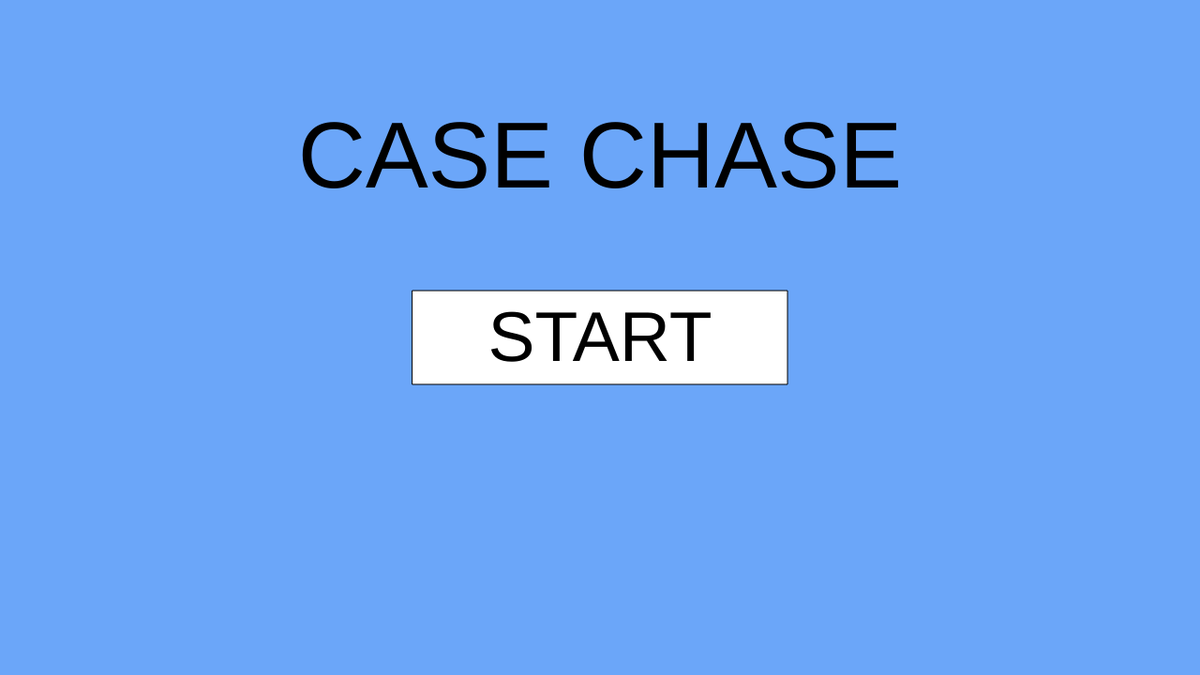
Frame 1 (no input)
Frame 60 (no input): identical to frame 1, image omitted
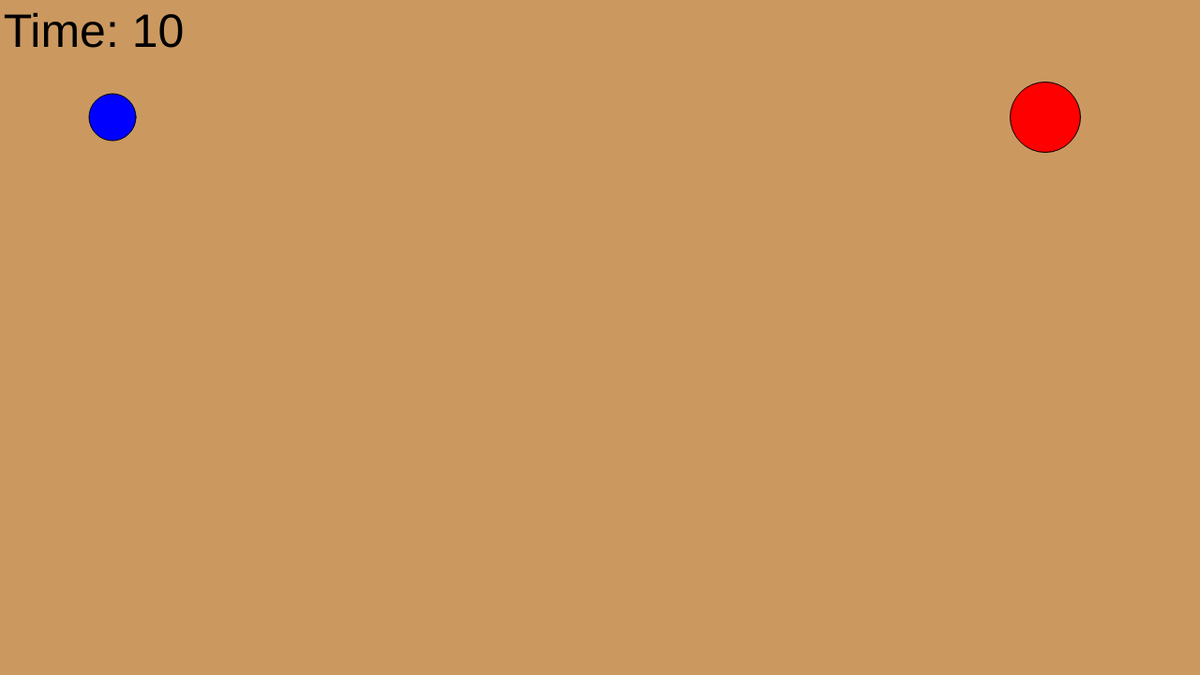
Frame 120 (the mouse pressed at the canvas centre since frame 60)

The p5.js sketch that drew these frames (run headless with seeded random() and noise() and a simulated clock; from frame 60 on, the mouse is pressed at the canvas centre):

// p5.js sketch
// ── sketch.js
/*
Midterm Project
Sketch Title: Case Chase by Justin Roldan
This project is gonna be a small interactive game where you have to avoid being caught for a certain amount of time. Use WASD to move the character.

References:
[Changing scenes P5 JS] https://www.youtube.com/watch?v=RlsRQS5qFSY (This demostarts how to add and change scene to scene)
[16.1: let vs var - Topics of JavaScript/ES6] https://youtu.be/q8SHaDQdul0 (Explains the difference between varibles "var" and "let")
[Beginner's Guide: Make things move with keyboard input in P5js] https://www.youtube.com/watch?v=MA_aFQV9vss (This demostrates how to properly control our character and using classes)
[timer example by lillylin] https://editor.p5js.org/lillylin/sketches/2-YC_bac1 (Demostartes how to restart a timer between scenes)
*/

let startButtonXposition = 1280/2;
let startButtonYposition = 720/2;
let startButtonXsize = 400;
let startButtonYsize = 100;
let player;
let chaser;
let playerX = 120;
let playerY = 125;
let chaserX = 1115;
let chaserY = 125;
//This varible is a map to our key presses. It is currently set as an empty Java object.
let pressedKeys = {};
var scene = 0;
let startTime = 0;
let setTime;
let countDownTimer = 10

function setup(){
	frameRate(60)
	createCanvas(1280,720);
	player = new Player(playerX,playerY);
	chaser = new Chaser(chaserX,chaserY);
}

function draw(){
	print('scene: ', scene);
	print('Time:', millis()/1000);
	//print('"Mouse Axis" X:',mouseX,'Y:',mouseY);
    if(scene == 0){
		titleScene();
    }else if(scene == 1){
        gameScene();
    }else if(scene == 2){
		gameOver();
	}else if(scene == 3){
		gameWin();
	}
}

function startMenu(){
	scene = 0
}
function titleScene(){
	setTime = 0
	countDownTimer = setTime
    background(107,166,249);
    rectMode(CENTER);
	fill(255,255,255);
    rect(startButtonXposition,startButtonYposition,startButtonXsize,startButtonYsize);
    textAlign(CENTER);
    textSize(100);
	fill(0,0,0);
    text('CASE CHASE',width/2,200);
    textSize(75);
    text('START',width/2,385);
	if(mouseX > 440 && mouseX < 840 && mouseY > 310 && mouseY < 410){
        //print('in');
		fill(255,255,255);
	    rect(startButtonXposition,startButtonYposition,startButtonXsize + 25,startButtonYsize + 25);
		fill(0,0,0);
	    textSize(100);
        text('START',width/2,395);
	}else{
	    //print('out');
	}

    if (millis()/1000-startTime >= setTime){
		startTime = millis()/1000;
	}
	
	if(millis()/1000<setTime){ //first scene
	   }else if(millis()/1000>= setTime && millis()/1000<= setTime + (setTime * 2)){//second scene
    }

}

function mousePressed(){
	if(scene == 0 && mouseX > 440 && mouseX < 840 && mouseY > 310 && mouseY < 410){
		startGame();
	}
	if(scene == 3 && mouseX > 440 && mouseX < 840 && mouseY > 310 && mouseY < 410){
		startMenu();
	}
}

function startGame(){
	scene = 1
}
function gameScene(){
	setTime = 10
	countDownTimer = setTime
    background(203,153,96);
	player.update();
	player.draw();
	chaser.update();
	chaser.draw();
	chaserX = chaserX + ((playerX - chaserX) * 5);
    chaserY = chaserY + ((playerY - chaserY) * 5);
	fill(0)
	textSize(50)
	text("Time: " + int(countDownTimer), 100, 50)
	
	if (countDownTimer >= startTime){
		countDownTimer -= 0.02
	}

    if (millis()/1000-startTime >= setTime){
		print('Time Up');
		startTime = millis()/1000;
		scene = 3;
		countDownTimer = setTime
	}
	
	if(millis()/1000<setTime){
	   }else if(millis()/1000>= setTime && millis()/1000<= setTime + (setTime * 2)){
    }	
}

function keyPressed() {
	pressedKeys[key] = true;
}

function keyReleased() {
	delete pressedKeys[key];
}

//This is our player templete, meaning we can duplicate it with just typing the class name rather then copying and pasting it's code into another function.
class Player{
	constructor(x,y){
		this.x = x;
		this.y = y;
		this.speed = 7;
	}
	update(){
		//print('"Player Axis" X:',this.x,'Y:',this.y);
		let mvmt = createVector(0,0);
		if (pressedKeys.w){
			mvmt.y -= 1;
			//print('Up');
		}
		if (pressedKeys.s){
			mvmt.y += 1;
			//print('Down');
		}
		if (pressedKeys.a){
			mvmt.x -= 1;
			//print('Left');
		}
		if (pressedKeys.d){
			mvmt.x += 1;
			//print('Right');
		}
		//this sets the movement's magnitude to be capped to it's speed. This helps avoid us going over our top speed when going diagonally.
		mvmt.setMag(this.speed);
		this.x += mvmt.x;
		this.y += mvmt.y;
	}
	draw(){
		fill(0,0,255)
	    circle(this.x,this.y,50);
	}
}

class Chaser{
		constructor(x,y){
		this.x = x;
		this.y = y;
		this.speed = 5;
	}
	update(){
		print('"Chaser Axis" X:',this.x,'Y:',this.y);
		let mvmt = createVector(0,0)
		mvmt.setMag(this.speed);
		this.x += mvmt.x;
		this.y += mvmt.y;
	}
	draw(){
		fill(255,0,0);
	    circle(this.x,this.y,75);
	}
}

function startOver(){
	scene = 2;
}

function gameOver(){
	setTime = 0
	background(0,0,0);
	text("You've been caught!",width/2,height/2);
	if (millis()/1000-startTime >= setTime){
		startTime = millis()/1000;
	}
	
	if(millis()/1000<setTime){ //first scene
	   }else if(millis()/1000>= setTime && millis()/1000<= setTime + (setTime * 2)){//second scene
    }
}

function startWin(){
	scene = 3;
}

function gameWin(){
	setTime = 0
	background(0,255,0);
    rectMode(CENTER);
	fill(255,255,255)
	rect(1280/2,720/2,400,100);
	fill(0,0,0)
    textAlign(CENTER);
    textSize(100);
    text('You Made It Out!',width/2,200);
    textSize(50);
    text('Main Menu',width/2,380);
	if(mouseX > 440 && mouseX < 840 && mouseY > 310 && mouseY < 410){
        //print('in');
		fill(255,255,255)
	    rect(1280/2,720/2,400 + 25,100 + 25)
		fill(0,0,0)
	    textSize(75);
		text('Main Menu',width/2,385);

	}else{
	    //print('out');
	}

	if (millis()/1000-startTime >= setTime){
		startTime = millis()/1000;
	}
	
	if(millis()/1000<setTime){ //first scene
	   }else if(millis()/1000>= setTime && millis()/1000<= setTime + (setTime * 2)){//second scene
    }
}
